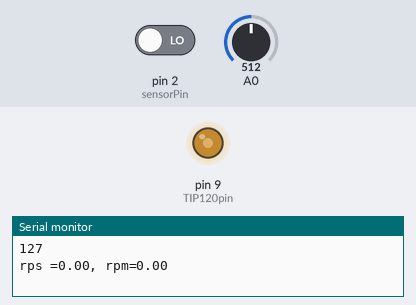
A sketch run on a simulated Arduino Uno, built with avr-gcc and run on an emulated ATmega328P. Parts: output pins drawn as LEDs (lit = HIGH), the last lines printed to the serial monitor. The test bench sets the inputs (shaded band); at power-on: A0 = 512, pin 2 (sensorPin) LOW.

Above: at 1.2 s.
1.3 s: A0 set to 716
At 2.4 s:
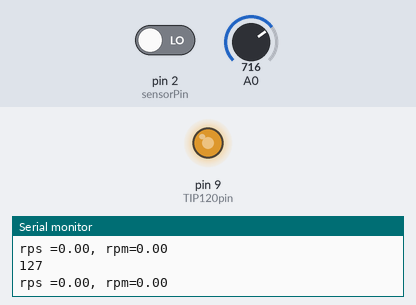
3.5 s: A0 set to 900
At 4.7 s:
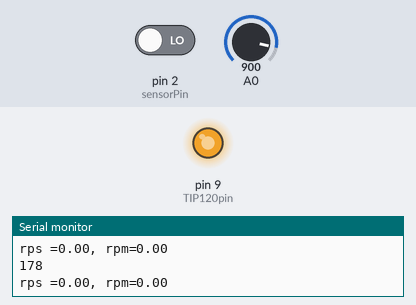
5.5 s: A0 set to 122
At 7.0 s:
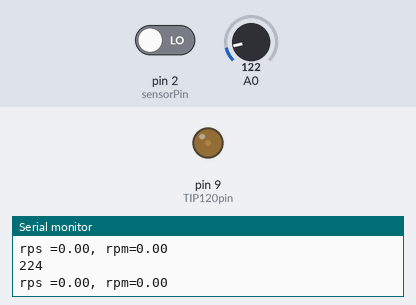
7.5 s: A0 set to 15
At 9.2 s:
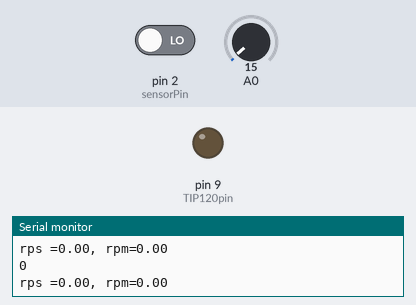
9.5 s: A0 set to 511
At 11.3 s:
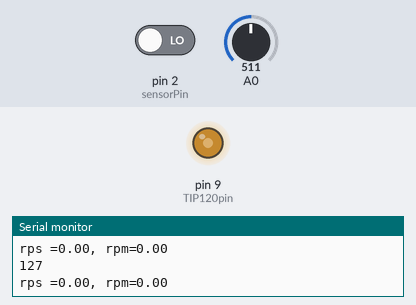
11.6 s: A0 set to 0
At 12.6 s:
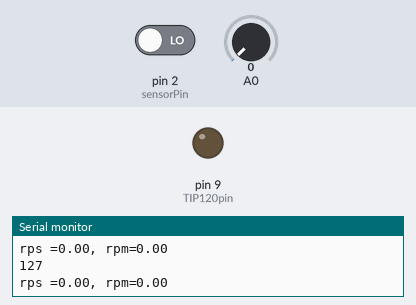
Timing chart, 0 to 14.6 s (numbered marks = the images above; inputs shaded):
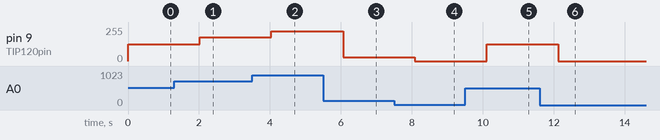

Measured:
- after the input at 1.3 s, pin 9 (TIP120pin): 127/255 → 178/255 after 0.72 s
- after the input at 3.5 s, pin 9 (TIP120pin): 178/255 → 224/255 after 0.54 s
- after the input at 5.5 s, pin 9 (TIP120pin): 224/255 → 30/255 after 0.56 s
- after the input at 7.5 s, pin 9 (TIP120pin): 30/255 → 0/255 after 0.58 s
- after the input at 9.5 s, pin 9 (TIP120pin): 0/255 → 127/255 after 0.60 s
- after the input at 11.6 s, pin 9 (TIP120pin): 127/255 → 0/255 after 0.53 s

The sketch:

Electric_Motor_Control.ino
```cpp
// The following code is an attachment of the report 'Santilli_ElectricMotorControl_rev00'.
// Author: Luca Massimo Santilli

int sensorPin = 2;            // Define the digital pin used to read the encoder
int TIP120pin = 9;            // Define the digital pin used to communicate with Base pin of TIP120
int motstate = 0;             // Initialize variable to control the motor speed
int PWM;                      // Declare variable to save the value read from the potentiometer
unsigned long start_time = 0; // Initialize variable to determine the starting time of each measurement
unsigned long end_time = 0;   // Initialize variable to determine the ending time off each measurement
int steps = 0;                // Initialize varible used to count the number of notches detected by the encoder
int steps_old = 0;          // Initialize varibale used to count the nubmer of notches detected during the previous measurement
int temp = 0;               // Initialize variable used to count the number of notches detected during each measurement
float rps = 0;                // Intialize varible used to count revolutions per second
float rpm = 0;                // Initialize variable used to count revolutions per minute


void setup() {
  Serial.begin(9600);         // Set communication speed between Arduino and PC
  pinMode(TIP120pin, OUTPUT); // Set pin to output to control TIP120 Base pin
  pinMode(sensorPin, INPUT);  // Set pin to input to read the encoder
}

void loop() {
  PWM = analogRead(0);                    // Write on the PWM variable the value read from the potentiometer
  motstate = map(PWM, 0, 1023, 0, 255);   // write on the motstate variable the vaule of the potentiomenter scaled through the map function

  if(motstate < 25){                      // If condition used to prevent the motor from receiving current if the potentiometer
    motstate = 0;                         // value is below 25
  }
  analogWrite(TIP120pin, motstate);       // Write on the TIP120 Base pin motstate value, controlling the speed of the motor

  start_time = millis();                  // Write on the start_time variable the starting time of a measurement
  end_time = start_time + 1000;           // Write on the end_time variable the ending time of a measurement

while(millis() < end_time){               // While condition used to check if the current time is less than the end measurement time
  if((digitalRead(sensorPin)) == 1){      // If conditiond used to increase the steps variable by 1 if the encoder detects a notch
    steps += 1;
    while(digitalRead(sensorPin) == 1);   // While condition used to "stop" the loop until the value of the encoder goes back to 0
  }
}
  temp = steps - steps_old;               // Write on temp variable the steps detected in the meausurement
  steps_old = steps;                      // Update the value of old_steps
  rps = (temp/20);                        // Determine the revolution per second
  rpm = (rps*60);                         // Determine the revolution per minute

 Serial.println(motstate);                // Print the scaled value of the potentiometer
 Serial.print("rps ="); Serial.print(rps); Serial.print(", rpm="); Serial.println(rpm);
                                          // Print speed values
 delay(10);
}
```
